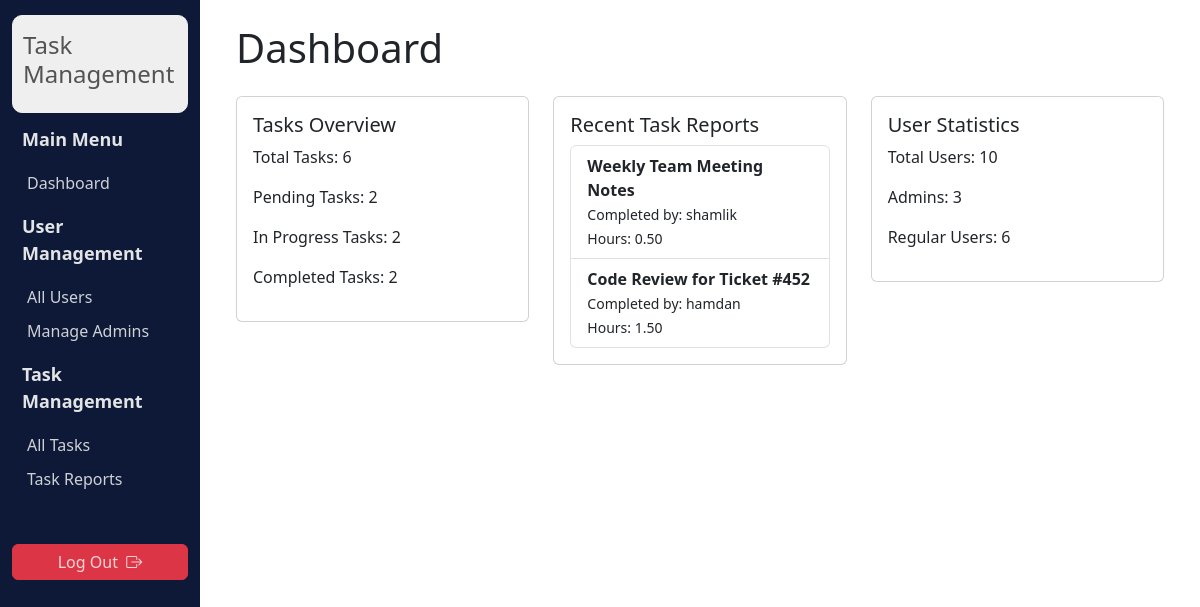
/admin_panel/ (signed in), run on the app's committed database.
### tasks/models.py (models this page shows, shortened)
class Task(models.Model):
    STATUS_PENDING = 'pending'
    STATUS_IN_PROGRESS = 'in_progress'
    STATUS_COMPLETED = 'completed'
    STATUS_CHOICES = [
        (STATUS_PENDING, 'Pending'),
        (STATUS_IN_PROGRESS, 'In Progress'),
        (STATUS_COMPLETED, 'Completed'),
    ]
    title = models.CharField(max_length=200)
    description = models.TextField()
    assigned_to = models.ForeignKey(User, on_delete=models.CASCADE, related_name='assigned_tasks')
    created_by = models.ForeignKey(User, on_delete=models.CASCADE, related_name='created_tasks')
    due_date = models.DateTimeField()
    status = models.CharField(max_length=20, choices=STATUS_CHOICES, default=STATUS_PENDING)
    completion_report = models.TextField(blank=True, null=True)
    worked_hours = models.DecimalField(max_digits=6, decimal_places=2, null=True, blank=True)
    created_at = models.DateTimeField(auto_now_add=True)
    updated_at = models.DateTimeField(auto_now=True)

### users/models.py (models this page shows, shortened)
class User(AbstractUser):
    USER = 'user'
    ADMIN = 'admin'
    SUPER_ADMIN = 'superadmin'
    ROLE_CHOICES = [
        (USER, 'User'),
        (ADMIN, 'Admin'),
        (SUPER_ADMIN, 'Super Admin'),
    ]
    email = models.EmailField(unique=True)
    role = models.CharField(max_length=20, choices=ROLE_CHOICES, default=USER)
    admin = models.ForeignKey('self', on_delete=models.SET_NULL, null=True, blank=True, related_name='users')
    objects = UserManager()

### admin_panel/views.py (the view)
# urls.py: path('', login_required(admin_views.admin_dashboard), name='admin_dashboard'),
@login_required
def admin_dashboard(request):
    if not hasattr(request.user, 'role') or (request.user.role != User.ADMIN and request.user.role != User.SUPER_ADMIN):
        return HttpResponseForbidden("You don't have permission to access this page")
    if request.user.role == User.SUPER_ADMIN:
        tasks = Task.objects.all()
        users = User.objects.all()
    else:  # Admin
        users = User.objects.filter(admin=request.user)
        tasks = Task.objects.filter(assigned_to__admin=request.user)
    context = {
        'total_tasks': tasks.count(),
        'pending_tasks': tasks.filter(status=Task.STATUS_PENDING).count(),
        'in_progress_tasks': tasks.filter(status=Task.STATUS_IN_PROGRESS).count(),
        'completed_tasks': tasks.filter(status=Task.STATUS_COMPLETED).count(),
        'recent_completed_tasks': tasks.filter(status=Task.STATUS_COMPLETED).order_by('-updated_at')[:5],
        'total_users': users.count(),
        'admin_count': users.filter(role=User.ADMIN).count(),
        'user_count': users.filter(role=User.USER).count(),
    }
    return render(request, 'admin_panel/dashboard.html', context)

### templates/admin_panel/dashboard.html (shortened to what this page needs)
{% extends 'admin_panel/base.html' %}
{% block content %}
<h1>Dashboard</h1>
<div class="row mt-4">
    <div class="col-md-4">
        <div class="card">
            <div class="card-body">
                <h5 class="card-title">Tasks Overview</h5>
                <p>Total Tasks: {{ total_tasks }}</p>
                <p>Pending Tasks: {{ pending_tasks }}</p>
                <p>In Progress Tasks: {{ in_progress_tasks }}</p>
                <p>Completed Tasks: {{ completed_tasks }}</p>
            </div>
        </div>
    </div>
    <div class="col-md-4">
        <div class="card">
            <div class="card-body">
                <h5 class="card-title">Recent Task Reports</h5>
                <ul class="list-group">
                    {% for task in recent_completed_tasks %}
                    <li class="list-group-item">
                        <strong>{{ task.title }}</strong>
                        <p class="mb-0"><small>Completed by: {{ task.assigned_to.username }}</small></p>
                        <p class="mb-0"><small>Hours: {{ task.worked_hours }}</small></p>
                    </li>
                    {% empty %}
                    <li class="list-group-item">No recent completed tasks</li>
                    {% endfor %}
                </ul>
            </div>
        </div>
    </div>
    <div class="col-md-4">
        <div class="card">
            <div class="card-body">
                <h5 class="card-title">User Statistics</h5>
                <p>Total Users: {{ total_users }}</p>
                {% if admin_count %}
                <p>Admins: {{ admin_count }}</p>
                {% endif %}
                <p>Regular Users: {{ user_count }}</p>
            </div>
        </div>
    </div>
</div>
{% endblock %}

### data on the page
Task: title "Weekly Team Meeting Notes", assigned_to.username "shamlik", worked_hours "0.50"
Task: title "Code Review for Ticket #452", assigned_to.username "hamdan", worked_hours "1.50"

### other printed values
{{ total_tasks }} "6"
{{ pending_tasks }} "2"
{{ in_progress_tasks }} "2"
{{ completed_tasks }} "2"
{{ total_users }} "10"
{{ admin_count }} "3"
{{ user_count }} "6"
